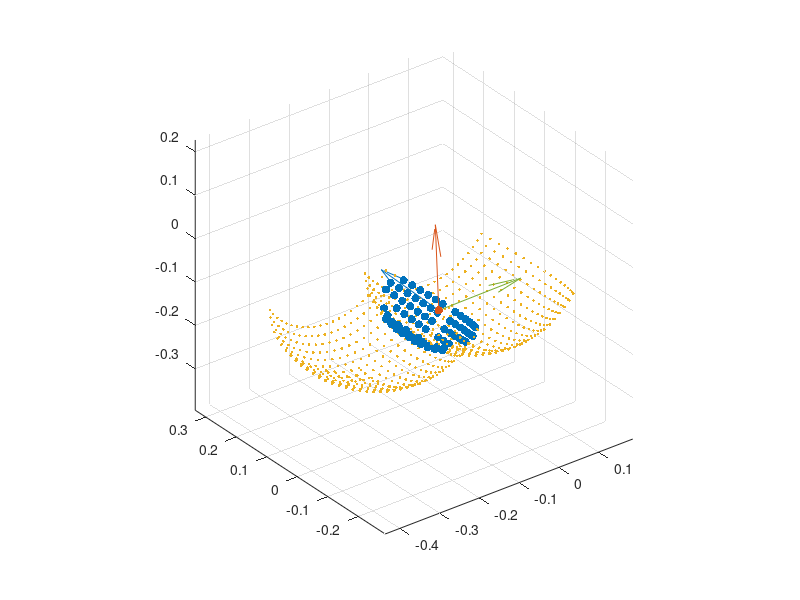

MATLAB code for this plot:
%%
clc
close all
clear all

%%
load('sample_pts.mat');
load('sample_boundary_pts.mat');
%%

sample_pts_centre = [-0.0836266 -0.00382424   -0.134643]

coeff = pca(sample_pts)




%%
figure('Name','points');

scatter3(sample_pts(:,1),sample_pts(:,2),sample_pts(:,3),'filled','red');
hold on;
scatter3(sample_pts_centre(:,1), sample_pts_centre(:,2), sample_pts_centre(:,3),'filled','green');
scatter3(sample_boundary_pts(:,1), sample_boundary_pts(:,2), sample_boundary_pts(:,3), 'blue', '.');
quiver3(sample_pts_centre(:,1), sample_pts_centre(:,2), sample_pts_centre(:,3),...
    coeff(1,1),coeff(2,1),coeff(3,1),0.2);

quiver3(sample_pts_centre(:,1), sample_pts_centre(:,2), sample_pts_centre(:,3),...
    coeff(1,2),coeff(2,2),coeff(3,2),0.2)

quiver3(sample_pts_centre(:,1), sample_pts_centre(:,2), sample_pts_centre(:,3),...
    coeff(1,3),coeff(2,3),coeff(3,3),0.2)

hold off;
axis equal;